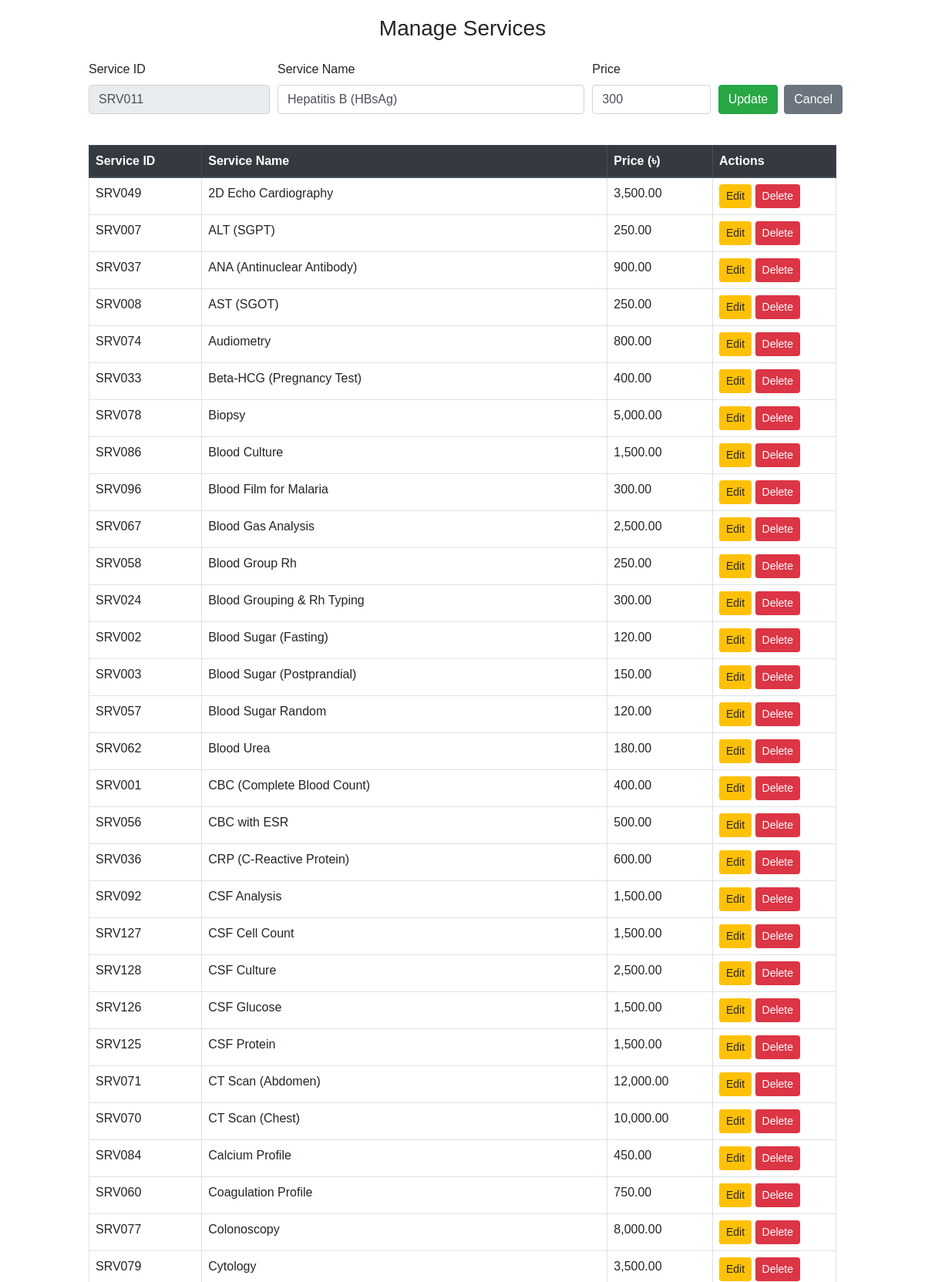
The app's page /add_services.php?edit=SRV011 (upper part) with its own data.
### tables this page shows
CREATE TABLE services (
        service_id TEXT PRIMARY KEY,
        service_name TEXT NOT NULL,
        price REAL NOT NULL
    );

### add_services.php (the view, shortened to what this page needs)
<?php
include 'db_sqlite.php';
$edit_service = null;
if (isset($_GET['edit'])) {
    $stmt = $pdo->prepare("SELECT * FROM services WHERE service_id = ?");
    $stmt->execute([$_GET['edit']]);
    $edit_service = $stmt->fetch(PDO::FETCH_ASSOC);
}
$stmt = $pdo->query("SELECT * FROM services ORDER BY service_name");
$services = $stmt->fetchAll(PDO::FETCH_ASSOC);
?>
<!DOCTYPE html>
<html>
<head>
    <link rel="stylesheet" href="https://stackpath.bootstrapcdn.com/bootstrap/4.5.2/css/bootstrap.min.css">
</head>
<body>
<div class="container">
    <h3 class="mb-4 text-center">Manage Services</h3>
    <form method="post" class="mb-4">
        <div class="form-row">
            <div class="form-group col-md-3">
                <label>Service ID</label>
                <input type="text" name="service_id" class="form-control" required
                       value="<?= $edit_service['service_id'] ?? '' ?>" <?= $edit_service ? 'readonly' : '' ?>>
            </div>
            <div class="form-group col-md-5">
                <label>Service Name</label>
                <input type="text" name="service_name" class="form-control" required
                       value="<?= $edit_service['service_name'] ?? '' ?>">
            </div>
            <div class="form-group col-md-2">
                <label>Price</label>
                <input type="number" name="price" class="form-control" step="0.01" required
                       value="<?= $edit_service['price'] ?? '' ?>">
            </div>
            <div class="form-group col-md-2 d-flex align-items-end">
                <?php if ($edit_service): ?>
                    <button type="submit" class="btn btn-success mr-2">Update</button>
                    <a href="add_services.php" class="btn btn-secondary">Cancel</a>
                <?php else: ?>
                    <button type="submit" class="btn btn-primary btn-block">Add</button>
                <?php endif ?>
            </div>
        </div>
    </form>
    <table class="table table-bordered table-sm">
        <thead class="thead-dark">
        <tr>
            <th>Service ID</th>
            <th>Service Name</th>
            <th>Price (৳)</th>
            <th width="160">Actions</th>
        </tr>
        </thead>
        <tbody>
        <?php foreach ($services as $row): ?>
            <tr>
                <td><?= htmlspecialchars($row['service_id']) ?></td>
                <td><?= htmlspecialchars($row['service_name']) ?></td>
                <td><?= number_format($row['price'], 2) ?></td>
                <td>
                    <a href="?edit=<?= urlencode($row['service_id']) ?>" class="btn btn-sm btn-warning">Edit</a>
                    <a href="?delete=<?= urlencode($row['service_id']) ?>" class="btn btn-sm btn-danger"
                       onclick="return confirm('Are you sure to delete this service?')">Delete</a>
                </td>
            </tr>
        <?php endforeach ?>
        </tbody>
    </table>
</div>
</body>
</html>

### add_services.php (style rules this page uses)
body { font-family: Arial; padding: 20px; }
.container { max-width: 1000px; }
.table th, .table td { padding: .5rem; }
.btn-sm { padding: .25rem .5rem; font-size: .875rem; }

### records on screen
services: service_id "SRV011", service_name "Hepatitis B (HBsAg)", price "300"
services: service_id "SRV049", service_name "2D Echo Cardiography", price "3,500.00"
services: service_id "SRV007", service_name "ALT (SGPT)", price "250.00"
services: service_id "SRV037", service_name "ANA (Antinuclear Antibody)", price "900.00"
services: service_id "SRV008", service_name "AST (SGOT)", price "250.00"
services: service_id "SRV074", service_name "Audiometry", price "800.00"
services: service_id "SRV033", service_name "Beta-HCG (Pregnancy Test)", price "400.00"
services: service_id "SRV078", service_name "Biopsy", price "5,000.00"
services: service_id "SRV086", service_name "Blood Culture", price "1,500.00"
services: service_id "SRV096", service_name "Blood Film for Malaria", price "300.00"
services: service_id "SRV067", service_name "Blood Gas Analysis", price "2,500.00"
services: service_id "SRV058", service_name "Blood Group Rh", price "250.00"
services: service_id "SRV024", service_name "Blood Grouping & Rh Typing", price "300.00"
services: service_id "SRV002", service_name "Blood Sugar (Fasting)", price "120.00"
services: service_id "SRV003", service_name "Blood Sugar (Postprandial)", price "150.00"
services: service_id "SRV057", service_name "Blood Sugar Random", price "120.00"
services: service_id "SRV062", service_name "Blood Urea", price "180.00"
services: service_id "SRV001", service_name "CBC (Complete Blood Count)", price "400.00"
services: service_id "SRV056", service_name "CBC with ESR", price "500.00"
services: service_id "SRV036", service_name "CRP (C-Reactive Protein)", price "600.00"
services: service_id "SRV092", service_name "CSF Analysis", price "1,500.00"
services: service_id "SRV127", service_name "CSF Cell Count", price "1,500.00"
services: service_id "SRV128", service_name "CSF Culture", price "2,500.00"
services: service_id "SRV126", service_name "CSF Glucose", price "1,500.00"
services: service_id "SRV125", service_name "CSF Protein", price "1,500.00"
services: service_id "SRV071", service_name "CT Scan (Abdomen)", price "12,000.00"
services: service_id "SRV070", service_name "CT Scan (Chest)", price "10,000.00"
services: service_id "SRV084", service_name "Calcium Profile", price "450.00"
services: service_id "SRV060", service_name "Coagulation Profile", price "750.00"
services: service_id "SRV077", service_name "Colonoscopy", price "8,000.00"
services: service_id "SRV079", service_name "Cytology", price "3,500.00"
